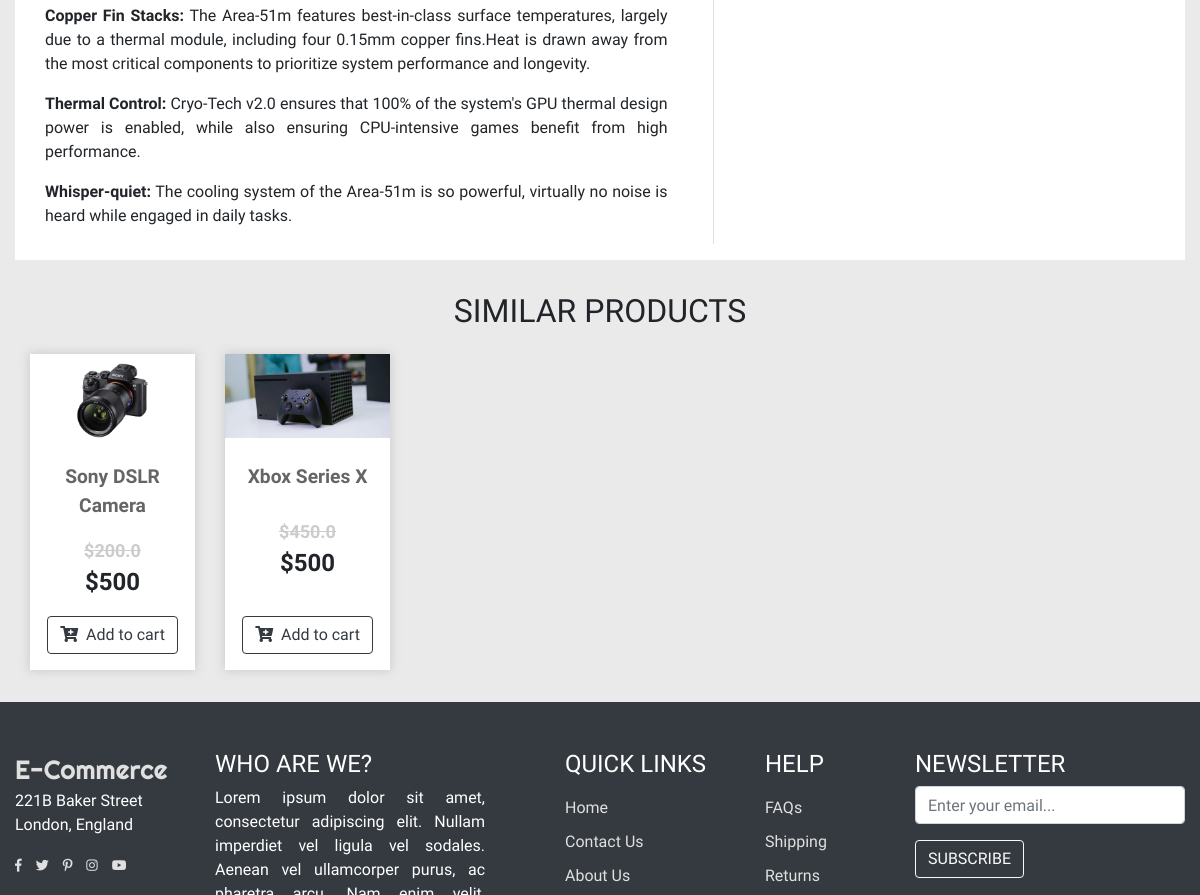
Page /7 (middle part) on the earlier database version.
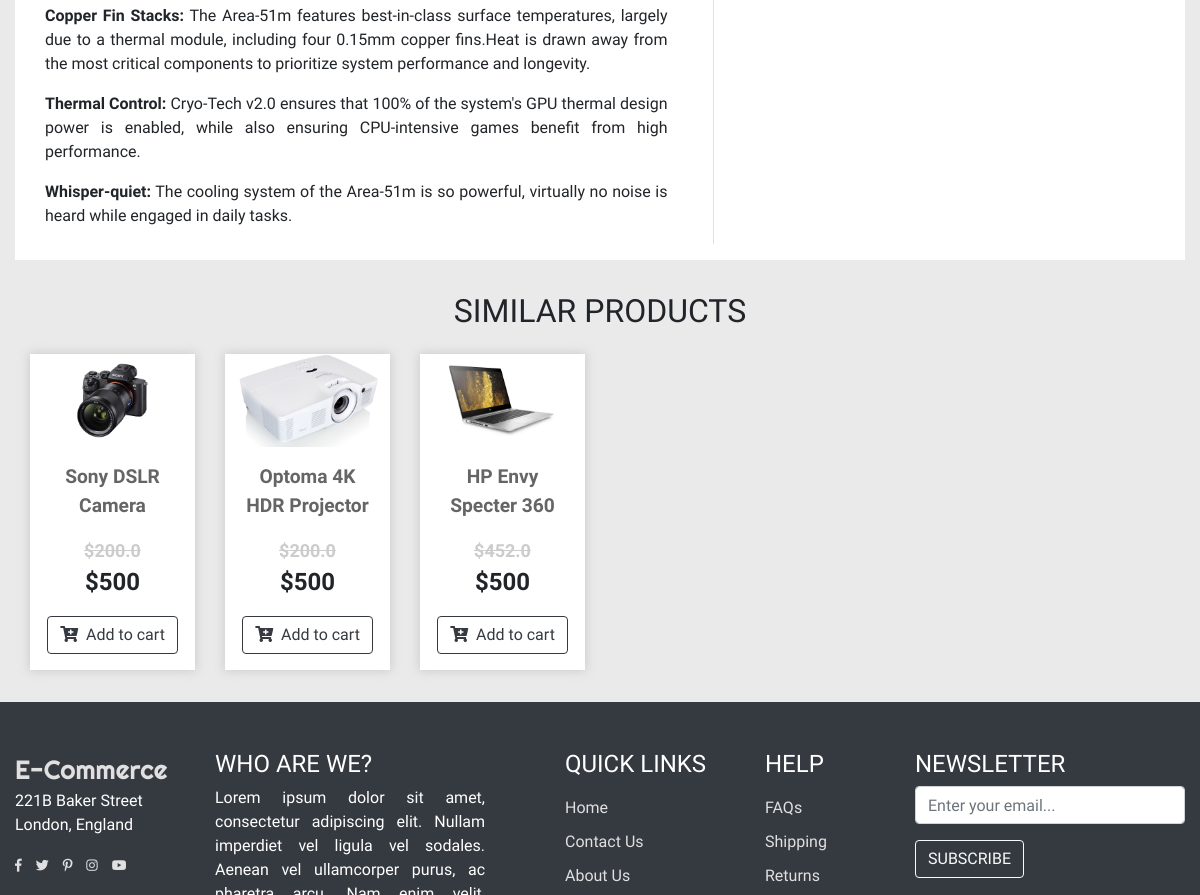
Same page on the later database version.
### store/models.py (models this page shows, shortened)
class Product(models.Model):
    name = models.CharField(max_length=100, null=True)
    category = models.ForeignKey(ProductCategory, on_delete=models.SET_NULL, null=True)
    price = models.FloatField()
    digital = models.BooleanField(default=False, null=True, blank=False)
    image = models.ImageField(null=True, blank=True)

### store/views.py (the view)
# urls.py: path('<int:product_id>', views.view, name="view_item")
def view(request, product_id):
    product_info = Product.objects.filter(id=product_id)
    product_description = ProductDescription.objects.filter(product=product_id)
    product_images = ProductImage.objects.filter(product=product_id)
    product_category = Product.objects.values_list('category', flat=True).get(pk=product_id)
    similar_products = Product.objects.filter(category=product_category)
    category_options = ProductCategory.objects.all()
    context = {'product_info': product_info,
               'product_description': product_description,
               'product_images': product_images,
               'category_options': category_options,
               'similar_products': similar_products}
    return render(request, 'store/view_product.html', context)

### store/templates/store/view_product.html (shortened to what the changed rows need)
<!doctype html>
<html lang="en">
<head>
    {%extends 'store/gg.html' %}
  {% load static %}
{% block content %}
            <div class="col-12">
                <main class="row">
                   <div class="col-12">
                        <div class="row">
                            <div class="col-12 py-3">
                                <div class="row">
                                    <div class="col-12 text-center text-uppercase">
                                        <h2>Similar Products</h2>
                                    </div>
                                </div>
                                <div class="row">
                                    {% for product in similar_products %}
                                    <div class="col-lg-2 col-md-3 col-sm-6 my-3">
                                        <div class="col-12 bg-white text-center h-100 product-item">
                                            <div class="row h-100">
                                                <div class="col-12 p-0 mb-3">
                                                    <a href="{{product.pk}}">
                                                        <img src="{{product.image.url}}" class="img-fluid">
                                                    </a>
                                                </div>
                                                <div class="col-12 mb-3">
                                                    <a href="{{product.pk}}" class="product-name">{{product.name}}</a>
                                                </div>
                                                <div class="col-12 mb-3">
                                                    <span class="product-price-old">
                                                        ${{product.price}}
                                                    </span>
                                                    <br>
                                                    <span class="product-price">
                                                        $500
                                                    </span>
                                                </div>
                                                <div class="col-12 mb-3 align-self-end">
                                                    <button class="btn btn-outline-dark" type="button"><i class="fas fa-cart-plus mr-2"></i>Add to cart</button>
                                                </div>
                                            </div>
                                        </div>
                                    </div>
                                    {% endfor %}
                                </div>
                            </div>
                        </div>
                    </div>
                </main>
            </div>
{% endblock content %}

Differences in the rows shown:
no longer on this page (row edited): Product: image (picture), name "Xbox Series X", price "450.0"
now on this page (row edited): Product: image (picture), name "Optoma 4K HDR Projector", price "200.0"
now on this page (row edited): Product: image (picture), name "HP Envy Specter 360", price "452.0"
